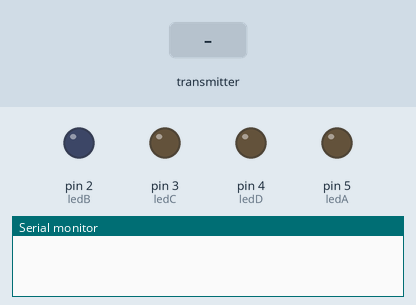
This sketch was run on a simulated Arduino Uno, built with avr-gcc and run on an emulated ATmega328P. Shown: output pins drawn as LEDs (lit = HIGH), the last lines printed to the serial monitor. The inputs (shaded band) are chosen by the test bench. No radio packets arrive unless stated.

Above: at 1.2 s.
1.3 s: the transmitter starts sending btnA = 1
At 1.9 s:
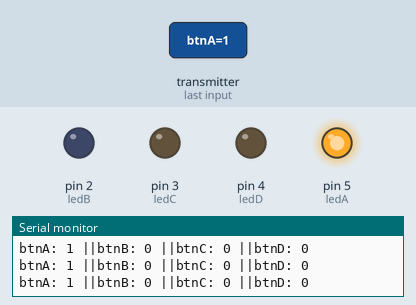
2.8 s: the transmitter starts sending btnB = 1
At 3.1 s:
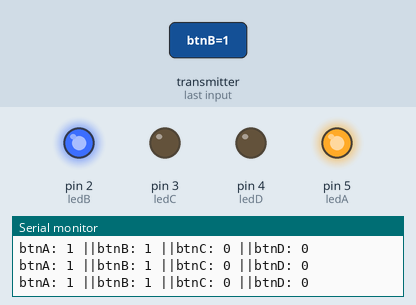
4.3 s: the transmitter starts sending btnC = 1
At 5.5 s:
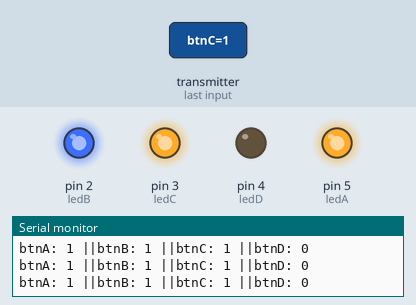
5.8 s: the transmitter starts sending btnD = 1
At 6.6 s:
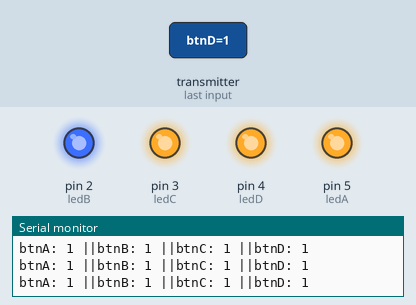
7.3 s: the transmitter starts sending btnA = 0
At 7.8 s:
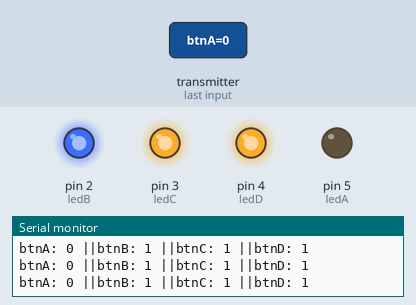
8.8 s: the transmitter starts sending btnB = 0
At 10.2 s:
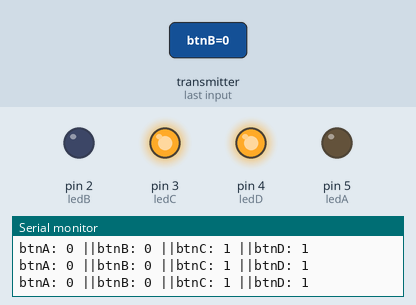
Timing chart, 0 to 11.3 s (numbered marks = the images above; inputs shaded):
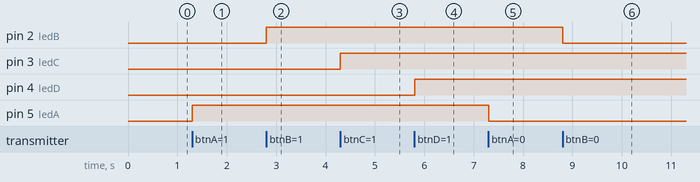

The sketch:

nRF24L01-Receive.ino
```cpp
/*
========================================
  24L01无线通信 V0.1
  by Hardi Huang  (2019.05.05)
========================================


【说明】
---------------------------------------
本代码使用arduino nano作为单片机，使用Nrf24L01-2.4GHz模块作为无线通信模块
每块arduino连接一个无线模块，一方为发射端(连接4个按键)，另一方为接收端(连接4只led灯)
按下发射端的某个按键，接收端即可点亮相对应的led灯

将模块和arduino按照下方接线方式连接即可


【24L01模块接线】(模块引脚参考资料文件夹图片)
---------------------------------------
	1 - GND
	2 - VCC 连接3.3V
	3 - CE 连接D7
	4 - CSN 连接D8
	5 - SCK 连接D13
	6 - MOSI 连接D11
	7 - MISO 连接D12
	8 - UNUSED

【按键连接】
---------------------------------------
	LED A - 连接 D5
	LED B - 连接 D4
	LED C - 连接 D3
	LED D - 连接 D2
*/


//引入库文件
#include <SPI.h>
#include <RF24.h>

//RF24L01配置
RF24 radio(A3, A4); // CE, CSN
const byte address[6] = "00010";


int ledA = 5;
int ledB = 2;
int ledC = 3;
int ledD = 4;

//接收的数据结构
struct dataStruct {
  unsigned long _micros;
  bool btnA;
  bool btnB;
  bool btnC;
  bool btnD;
} myData;

void setup() {
  Serial.begin(9600);
  radioSetup();
  ledSetup();
}

void loop(){
  getData();
}

void getData(){//获取数据内容并打印在屏幕上
  if (radio.available()){
    radio.read( &myData, sizeof(myData) );

	//点亮对应LED
	if(myData.btnA){digitalWrite(ledA,HIGH);}else{digitalWrite(ledA,LOW);}
	if(myData.btnB){digitalWrite(ledB,HIGH);}else{digitalWrite(ledB,LOW);}
	if(myData.btnC){digitalWrite(ledC,HIGH);}else{digitalWrite(ledC,LOW);}
	if(myData.btnD){digitalWrite(ledD,HIGH);}else{digitalWrite(ledD,LOW);}

	//打印内容
	Serial.print("btnA: ");
    Serial.print(myData.btnA);
    Serial.print(" ||btnB: ");
    Serial.print(myData.btnB);
    Serial.print(" ||btnC: ");
    Serial.print(myData.btnC);
    Serial.print(" ||btnD: ");
    Serial.println(myData.btnD);

    delay(50);

  }
}

void radioSetup(){//RF24L01接收端初始化
  radio.begin();
  radio.openReadingPipe(0, address);   //Setting the address at which we will receive the data
  radio.setPALevel(RF24_PA_MIN);       //You can set this as minimum or maximum depending on the distance between the transmitter and receiver.
  radio.startListening();              //This sets the module as receiver
}

void ledSetup(){
	pinMode(ledA,OUTPUT);
	pinMode(ledB,OUTPUT);
	pinMode(ledC,OUTPUT);
	pinMode(ledD,OUTPUT);
}
```

Measured:
- after the input at 1.3 s, pin 5 (ledA): LOW → HIGH at once
- after the input at 2.8 s, pin 2 (ledB): LOW → HIGH at once
- after the input at 4.3 s, pin 3 (ledC): LOW → HIGH at once
- after the input at 5.8 s, pin 4 (ledD): LOW → HIGH at once
- after the input at 7.3 s, pin 5 (ledA): HIGH → LOW at once
- after the input at 8.8 s, pin 2 (ledB): HIGH → LOW at once
